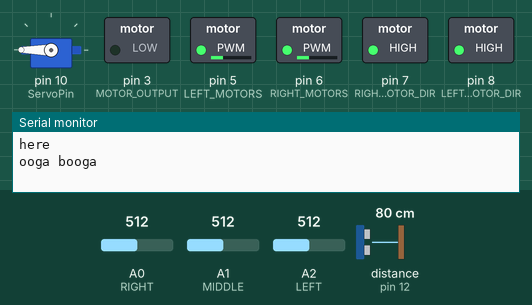
The sketch below on a simulated Arduino Uno, built with avr-gcc and run on an emulated ATmega328P. On the bench: servo, switched loads named in the sketch (green lamp = pin HIGH), the last lines printed to the serial monitor. The inputs (shaded band) are chosen by the test bench; at power-on: distance to the obstacle (sensor on pin 12) 80 cm, A1 (MIDDLE) = 512, A0 (RIGHT) = 512, A2 (LEFT) = 512. The echo pulse lasts 58.3 µs per cm.

Above: at 2.7 s.
2.8 s: distance to the obstacle (sensor on pin 12) set to 33 cm
At 8.1 s:
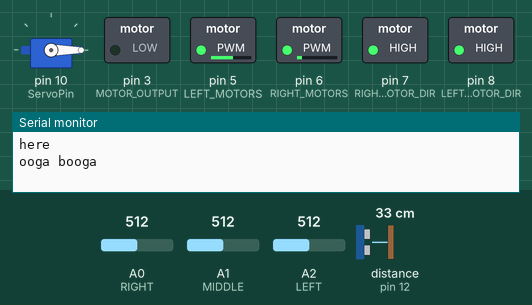
9.3 s: distance to the obstacle (sensor on pin 12) set to 27 cm
At 11.8 s:
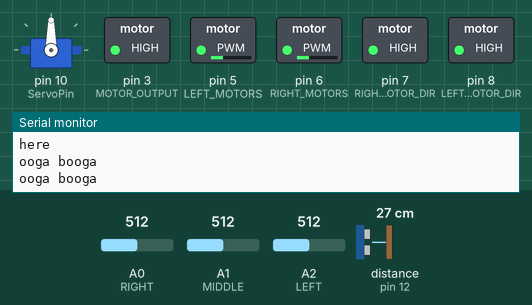
12.0 s: distance to the obstacle (sensor on pin 12) set to 12 cm
14.7 s: distance to the obstacle (sensor on pin 12) set to 9 cm
At 18.8 s:
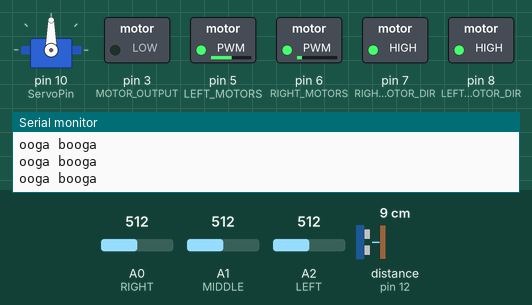
21.6 s: A1 (MIDDLE) set to 464
29.0 s: A1 (MIDDLE) set to 441
At 34.5 s:
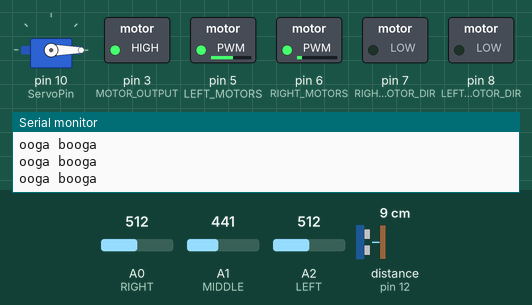
Timing chart, 0 to 36.0 s (numbered marks = the images above; inputs shaded):
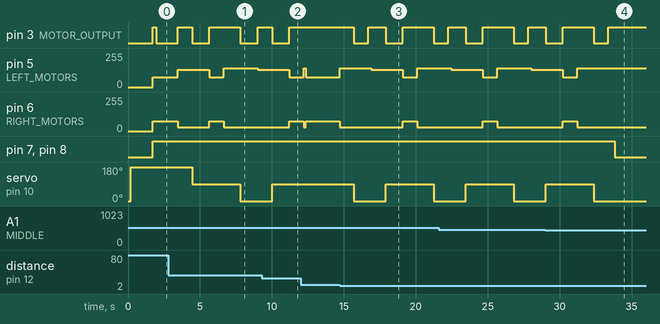

Measured:
- the behaviour switches between 31 and 30 cm on distance to the obstacle (sensor on pin 12) (found by bisection; images 1 and 2)
- the behaviour switches between 11 and 10 cm on distance to the obstacle (sensor on pin 12) (found by bisection; images 2 and 3)
- the behaviour switches between 451 and 450 on A1 (MIDDLE) (found by bisection; images 3 and 4)
- after the input at 14.7 s, pin 3 (MOTOR_OUTPUT): goes LOW 1.0 s, HIGH 1.2 s, LOW 1.2 s, HIGH 2.2 s, then LOW, starting after 1.0 s; pin 5 (LEFT_MOTORS): 75/255 → 140/255 at once, → 130/255 2.2 s later, → 75/255 2.2 s later, → 140/255 1.0 s later
- after the input at 29.0 s, pin 3 (MOTOR_OUTPUT): goes on until 33.4 s, then stays HIGH; pin 5 (LEFT_MOTORS): goes on until 31.2 s, then stays 140/255; pin 6 (RIGHT_MOTORS): goes on until 31.2 s, then stays 30/255; pin 7 (RIGHT_MOTOR_DIR), pin 8 (LEFT_MOTOR_DIR): HIGH → LOW after 4.8 s; servo on pin 10 (ServoPin): goes on until 32.4 s, then stays 0°

The sketch:

final_mobot_code_3.1.ino
```cpp
int distVal = 10.5;
int distVal2 = 16.5;
int turnSpeed = 90;
int forwardSpeed = turnSpeed - 15;
int backwardSpeed = forwardSpeed - 15;
int desiredLine = 2;
const int noWall = 0;
const int goodDist = 1;
const int tooFar = 2;
const int tooClose = 3;
const int rev = 4;
bool lineFound = 0;
bool doorFound = 0;
bool endGame = 0;
int count = 0;

#include <NewPing.h>
#include <Servo.h>

// Define all of the pins used.  These are NOT up to us, but rather what Elegoo decided.  Don't change.
// If your car doesn't function properly  with these pins, please double check your pin connections.
const int LEFT_MOTORS = 5; // pin that controls the speed of the 2 left side motors - PWM pin
const int RIGHT_MOTORS = 6; // pin that controls the speed of the 2 right side motors - PWM pin
const int LEFT_MOTOR_DIR = 8; // pin that controls the polarity, or direction, of the 2 left side motors (HIGH = forward, LOW = backward)
const int RIGHT_MOTOR_DIR = 7; // pin that controls the polarity, or direction, of the 2 right side motors (HIGH = forward, LOW = backward)
const int MOTOR_OUTPUT = 3; // controls whether the motors are allowed to run or not

// IR Detector Pins
const int RIGHT = A0;
const int MIDDLE = A1;
const int LEFT = A2;

// Servo & Sonar Pins, Servo naming
const int ServoPin = 10;
const int TriggerPin = 13; //digi pin
const int EchoPin = 12; //digi pin with PWM

NewPing sonar (TriggerPin, EchoPin, 30);
Servo servo;

// Threshold values for IR detection
// Feel free to change these values if you find a better range to work with
const int THRESHOLD_WHITE_BLACK = 450;
const int THRESHOLD_OUTSIDE = 850;


// The number of lines your car should detect. This value should not be changed.


// TODO: Make a global counter to represent the number of counted lines
int lineCount = 0;
// TODO: forward function -> turns on motors and sets the appropriate speed
// Inputs: An integer representing the speed of the motors (0-255)
// Outputs: None
void forward(int speed) {
  digitalWrite(MOTOR_OUTPUT, HIGH);
  digitalWrite(LEFT_MOTOR_DIR, HIGH);
  digitalWrite(RIGHT_MOTOR_DIR, HIGH);
  analogWrite(RIGHT_MOTORS, speed);
  analogWrite(LEFT_MOTORS, speed);
}

void backward(int speed) {
  digitalWrite(MOTOR_OUTPUT, HIGH);
  digitalWrite(LEFT_MOTOR_DIR, LOW);
  digitalWrite(RIGHT_MOTOR_DIR, LOW);
  analogWrite(RIGHT_MOTORS, speed);
  analogWrite(LEFT_MOTORS, speed);
}

void turnRight(int speed) {
  digitalWrite(MOTOR_OUTPUT, HIGH);
  digitalWrite(LEFT_MOTOR_DIR, HIGH);
  digitalWrite(RIGHT_MOTOR_DIR, HIGH);
  analogWrite(LEFT_MOTORS, 40);
  analogWrite(RIGHT_MOTORS, speed+50);
}

void backRight(int speed) {
  digitalWrite(MOTOR_OUTPUT, HIGH);
  digitalWrite(LEFT_MOTOR_DIR, LOW);
  digitalWrite(RIGHT_MOTOR_DIR, LOW);
  analogWrite(LEFT_MOTORS, 40);
  analogWrite(RIGHT_MOTORS, speed+50);
}

void turnLeft(int speed) {
  digitalWrite(MOTOR_OUTPUT, HIGH);
  digitalWrite(LEFT_MOTOR_DIR, HIGH);
  digitalWrite(RIGHT_MOTOR_DIR, HIGH);
  analogWrite(LEFT_MOTORS, speed+50);
  analogWrite(RIGHT_MOTORS, 30);
}

void backLeft(int speed) {
  digitalWrite(MOTOR_OUTPUT, HIGH);
  digitalWrite(LEFT_MOTOR_DIR, LOW);
  digitalWrite(RIGHT_MOTOR_DIR, LOW);
  analogWrite(LEFT_MOTORS, speed+50);
  analogWrite(RIGHT_MOTORS, 30);
}

bool lineDetect() {
  bool rightBlack = 0;
  bool leftBlack = 0;
  bool midBlack = 0;
  int leftRead = analogRead(LEFT);
  int middleRead = analogRead(MIDDLE);
  int rightRead = analogRead(RIGHT);

  if (rightRead > THRESHOLD_WHITE_BLACK && rightRead < THRESHOLD_OUTSIDE) {
      rightBlack = 1;
  } else {
    rightBlack = 0;
  }

  if (middleRead > THRESHOLD_WHITE_BLACK && middleRead < THRESHOLD_OUTSIDE) {
    midBlack = 1;
  } else {
    midBlack = 0;
  }

  if (leftRead > THRESHOLD_WHITE_BLACK && leftRead < THRESHOLD_OUTSIDE) {
    leftBlack = 1;
  } else {
    leftBlack = 0;
  }

  return ((rightBlack && leftBlack && midBlack) || (rightBlack && midBlack) || (midBlack && leftBlack));
}

int wallDetect(int wallDist, int dir) {
  if (dir>0) {
    if ((0+2.5 < wallDist) & (wallDist < distVal-2.5)) {
      return 3; // too close, turn left
    }
    else if (wallDist > distVal+2.5) {
      return 2; // too far, turn right
    }
    else if (wallDist == 0) {
      return 0; // wall not detected, turn right
    }
    else {
      return 1; // appropriate distace, go straight
    }
} else {
  if ((0+2.5 < wallDist) & (wallDist < distVal2-2.5)) {
    return 3; // too close, turn left
  }
  else if (wallDist > distVal2+2.5) {
    return 2; // too far, turn right
  }
  else if (wallDist == 0) {
    return 0; // wall not detected, turn right
  }
  else {
    return 1; // appropriate distace, go straight
  }
}
}

// initial setup on start
void initial(){
  motorOff();
  servo.write(0);
  Serial.println("here");
}

// TODO: off function -> sets MOTOR_OUTPUT to LOW
// Inputs: None
// Outputs: None
void motorOff() {
    digitalWrite(MOTOR_OUTPUT, LOW);
}

void checkDoor(int lineCount, bool lineFound, bool doorFound) {
  motorOff();
  servo.write(180);
  delay(1500);
  while (doorFound == 0)
  {
    if (lineCount%2 == 1) {
      forward(forwardSpeed);
      delay(250);
      // forward(forwardSpeed);
      while (lineFound == 0) {
        lineFound = lineDetect();
      }

      if (lineFound) {
        lineFound = 0;
        lineCount++;
        motorOff();
        delay(1500);
        int wallDist = sonar.ping_cm();
        int wall = wallDetect(wallDist, 1);
        if (wall == 0) {
          doorFound = 1;
          break;
        }
      }
    } else {
      backward(backwardSpeed);
      delay(250);
      // backward(backwardSpeed);
      while (lineFound == 0) {
        lineFound = lineDetect();
      }

      // bool lineFound = lineDetect();
      if (lineFound) {
        lineFound = 0;
        lineCount++;
        motorOff();
        delay(1500);
        int wallDist = sonar.ping_cm();
        int wall = wallDetect(wallDist, 1);
        if (wall == 0) {
          doorFound = 1;
          break;
        }
      }
    }
  }
}

void stage3() {
  int wallDist = sonar.ping_cm();
  int mode = wallDetect(wallDist, -1);
  // Serial.println(wallDist);
  bool line = lineDetect();
  servo.write(0);
  count++;
  if (count < 250) {
    // switch (mode) {
    //   case noWall: // no wall
    //     // motorOff();
    //     // maybe another bool to discern if we're past a wall?
    //     // delay(50);
    //     Serial.println("here 0");
    //     turnRight(turnSpeed-15);
    //     break;
    //   case goodDist: // appropriate distance from wall
    //     forward(forwardSpeed);
    //     Serial.println("here 1");
    //     break;
    //   case tooFar: // too far from wall
    //     turnRight(turnSpeed-15);
    //     Serial.println("here 2");
    //     break;
    //   case tooClose: // too close from wall
    //     turnLeft(turnSpeed-15);
    //     Serial.println("here 3");
    //     break;
        wallFollow(mode, doorFound, count, 1);
      } else {
        int wallDist = sonar.ping_cm();
        int mode = wallDetect(wallDist, -1);
        wallFollow(mode, doorFound, count, -1);
        backward(backwardSpeed);
      }
}

void wallFollow(int mode, bool doorFound, int count, int dir) {
  switch (mode) {
    case noWall: // no wall
      if (doorFound == 0) {
        // Serial.println("here 0");
        // delay(500);
        turnRight(turnSpeed);
        // delay(350);
        // forward(forwardSpeed);
        // delay(350);
        // turnRight(turnSpeed);
        // delay(300);
        // motorOff();
        // delay(200);
      } else {
        count = 249;
      }
      break;
    case goodDist: // appropriate distance from wall
      if (dir>0) {
        forward(forwardSpeed);
      } else {
        backward(backwardSpeed);
      }
      // forward(forwardSpeed);
      // Serial.println("here 1");
      break;
    case tooFar: // too far from wall
      if (dir>0) {
        turnRight(turnSpeed);
      } else {
        backRight(turnSpeed);
      }
      // turnRight(turnSpeed);
      // Serial.println("here 2");
      break;
    case tooClose: // too close from wall
      if (dir>0) {
        turnLeft(turnSpeed);
      } else {
        backLeft(turnSpeed);
      }
      // turnLeft(turnSpeed);
      // Serial.println("here 3");
      break;
  }
}

void enterDoor() {
  turnLeft(turnSpeed-10);
  delay(1000);
  motorOff();
  servo.write(90);
  delay(1200);
  forward(forwardSpeed);
  delay(1000);
  turnLeft(turnSpeed);
  delay(150);
  int wallDist = sonar.ping_cm();
  while (wallDist > 10.15) {
    forward(forwardSpeed);
    wallDist = sonar.ping_cm();
  }
  // forward(forwardSpeed);
  // delay(750);
  turnLeft(turnSpeed);
  delay(1000);
  motorOff();
  servo.write(0);
  delay(1000);
}

void setup() {
  // put your setup code here, to run once:
  Serial.begin(9600);
  servo.attach(ServoPin);
  // servo.write(180);

  // TODO: At least 6 calls to pinMode to set up the appropriate INPUTS and OUTPUTS
  // motor pins:
  pinMode(MOTOR_OUTPUT, OUTPUT);
  pinMode(LEFT_MOTOR_DIR, OUTPUT);
  pinMode(RIGHT_MOTOR_DIR, OUTPUT);
  pinMode(RIGHT_MOTORS, OUTPUT);
  pinMode(LEFT_MOTORS, OUTPUT);

  //IR pins:
  pinMode(LEFT, INPUT);
  pinMode(MIDDLE, INPUT);
  pinMode(RIGHT, INPUT);

  Serial.begin(9600);
  // TODO: function call to forward with an appropriate speed value
  initial();
  // Uncomment the below to begin debugging
}

void loop() {
  // put your main code here, to run repeatedly:

  // STAGE 1 START
  // servo.write(180);
  int wallDist = sonar.ping_cm();
  int mode = wallDetect(wallDist, 1);
  bool line = lineDetect();

  if (line) {
    lineCount++;
    Serial.println("ooga booga");
    delay(200);
  }

  // mode switch between left,right,forward
  // try to create an array like [0, "left", "right", "forward"] then index into it
  if ((line == 0) && (doorFound == 0)) {
    // switch (mode) {
    //   case noWall: // no wall
    //     // motorOff();
    //     // maybe another bool to discern if we're past a wall?
    //     // delay(50);
    //     Serial.println("here 0");
    //     turnRight(turnSpeed);
    //     break;
    //   case goodDist: // appropriate distance from wall
    //     forward(forwardSpeed);
    //     Serial.println("here 1");
    //     break;
    //   case tooFar: // too far from wall
    //     turnRight(turnSpeed);
    //     Serial.println("here 2");
    //     break;
    //   case tooClose: // too close from wall
    //     turnLeft(turnSpeed);
    //     Serial.println("here 3");
    //     break;
        wallFollow(mode, doorFound, 0, 1);
  } else {
    if (doorFound == 0){
      checkDoor(lineCount, lineFound, doorFound);
    }
    doorFound = 1;
    // ENTER STAGE 2
    enterDoor();
    // turnLeft(turnSpeed-10);
    // delay(1400);
    // servo.write(180);
    // forward(forwardSpeed);
    // delay(750);
    // turnLeft(turnSpeed);
    // delay(1000);
    // motorOff();
    // delay(1000);
    // ENTER STAGE 3
    bool buckFound = 0;
    while (buckFound == 0)
    {
      // stuff
      stage3();
      line = lineDetect();
      if (line) {
        buckFound = 1;
      }
    }
    endGame = 1;

    // while (endGame)
    // {
    //   motorOff();
    // }
    }
}
```
